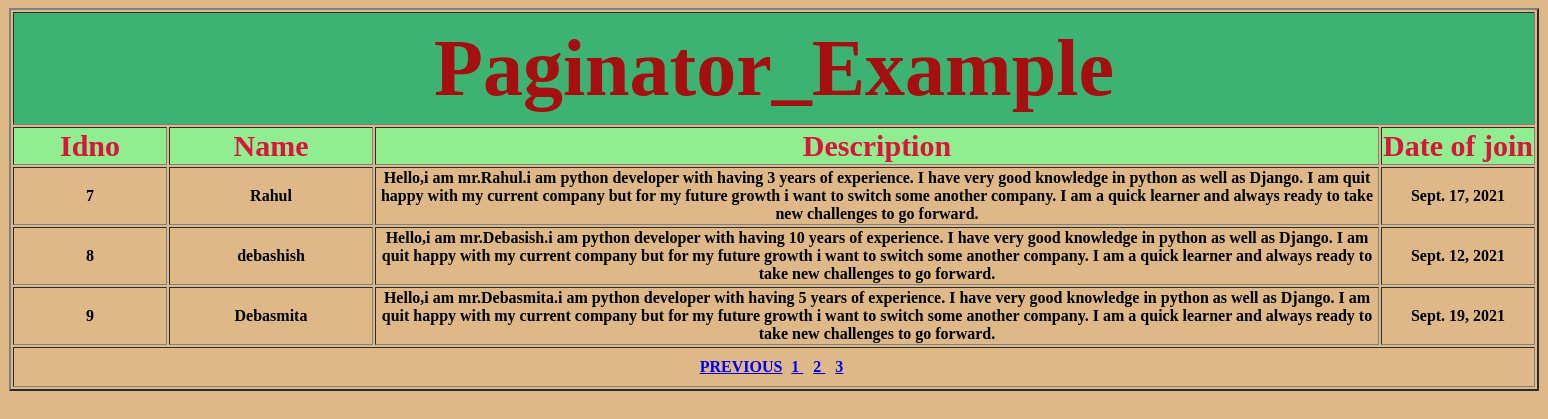
The app's page /?page_no=3 with its own data.
### app121/models.py (models this page shows)
class StudentModel(models.Model):
    name=models.CharField(max_length=50)
    desc=models.TextField(max_length=500)
    admission_date=models.DateField()

### app121/views.py (the view)
# urls.py: path('',views.showindex,name='home')
def showindex(request):
    details = StudentModel.objects.all()
    pa=Paginator(details,3)
    page_no=request.GET.get('page_no',1)
    page=pa.page(page_no)
    return render(request,'Index.html',{'page':page})

### templates/Index.html (shortened to what this page needs)
{% load static %}
<html>
  <head>
      <link rel="stylesheet" href="{% static 'css/sample.css' %}">
  </head>
   <body bgcolor="#deb887">
      <table align="center" border="2" width="1530">
          <tr><th class="title" colspan="4">Paginator_Example</th></tr>
          <tr>
              <th width="150" class="sub-title">Idno</th>
              <th width="200" class="sub-title">Name</th>
              <th class="sub-title">Description</th>
              <th width="150" class="sub-title">Date of join</th>
          </tr>
             {% if page %}
                 {% for x in page %}
                     <tr>
                        <th>{{ x.id }}</th>
                        <th>{{ x.name }}</th>
                        <th>{{ x.desc }}</th>
                        <th>{{ x.admission_date }}</th>
                     </tr>
                 {% endfor %}
             {% else %}
                 <tr><th>No Data Available</th></tr>
              {% endif %}
             <tr>
                 <th colspan="4" style="padding: 10px">
                     {% if page.has_previous %}
                         <a href="{% url 'home' %}?page_no={{ page.previous_page_number }}">PREVIOUS</a>
                         {% endif %}
                     {% for x in page.paginator.page_range %}
                         <a href="{% url 'home' %}?page_no={{ x }}" style="padding: 5px">
                             {{ x }}
                         </a>
                      {% endfor %}
                 </th>
             </tr>
      </table>
   </body>
</html>

### app121/static/css/sample.css (style rules this page uses)
.title { font-family: "Agency FB"; padding: 10px; font-size: 80px; color: #a50f11; font-weight: bold; background-color: mediumseagreen; }
.sub-title { background-color: lightgreen; color: crimson; font-size: 30px; }

### records on screen
StudentModel: id "7", name "Rahul", desc "Hello,i am mr.Rahul.i am python developer with having 3 years of experience. I have very good knowledge in python as well as Django. I am quit happy with my current company but for my future growth i want to switch some another company. I am a quick learner and always ready to take new challenges to go forward.", admission_date "Sept. 17, 2021"
StudentModel: id "8", name "debashish", desc "Hello,i am mr.Debasish.i am python developer with having 10 years of experience. I have very good knowledge in python as well as Django. I am quit happy with my current company but for my future growth i want to switch some another company. I am a quick learner and always ready to take new challenges to go forward.", admission_date "Sept. 12, 2021"
StudentModel: id "9", name "Debasmita", desc "Hello,i am mr.Debasmita.i am python developer with having 5 years of experience. I have very good knowledge in python as well as Django. I am quit happy with my current company but for my future growth i want to switch some another company. I am a quick learner and always ready to take new challenges to go forward.", admission_date "Sept. 19, 2021"

### other values on screen
{{ x }} "1" "2" "3"
